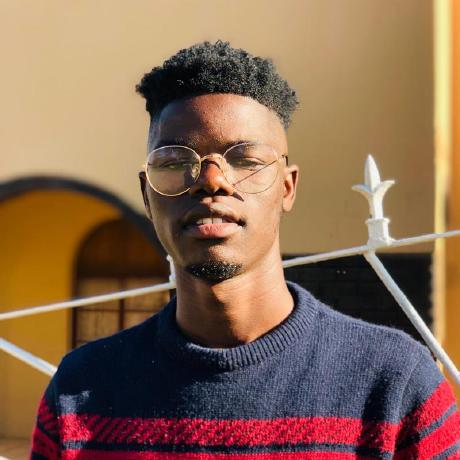
#> input picture face-x/cartoonify-v2/me.jpg, 460 x 460 px
$ python main.py
#> lines starting #> are read from the running program, lines starting #| are printed output that depends on the picture; after the words box and inside, x2 and y2 are one past the last pixel; in counts of white or black regions, pixels touching at a corner belong together
import cv2
import numpy as np

image = cv2.imread('me.jpg')
#> image is the input picture: shape (460, 460, 3); mean B, G, R 82.3, 105.4, 138
gray = cv2.cvtColor(image, cv2.COLOR_BGR2GRAY)
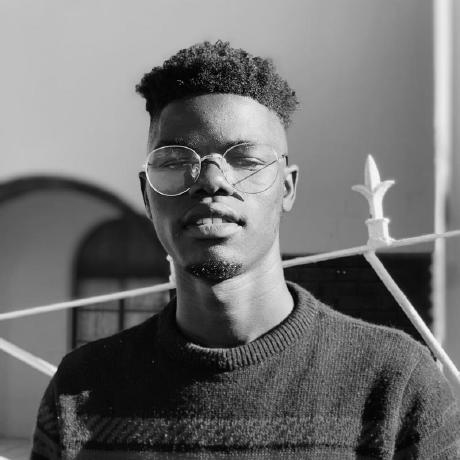
#> gray: shape (460, 460); min 0, max 254, mean 112.5
gray = cv2.medianBlur(gray, 5)
edges = cv2.adaptiveThreshold(gray, 255, cv2.ADAPTIVE_THRESH_MEAN_C, cv2.THRESH_BINARY, 9, 9)
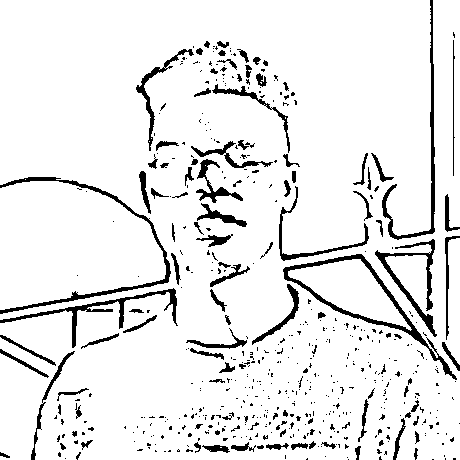
#> edges: shape (460, 460); 91.5% white; 549 black regions (444 under 20 px), largest, box (x1, y1, x2, y2) and area: (283, 254, 457, 380) 1617, (0, 177, 171, 314) 1389, (382, 0, 435, 240) 1112
color = cv2.bilateralFilter(image, 9, 250, 250)
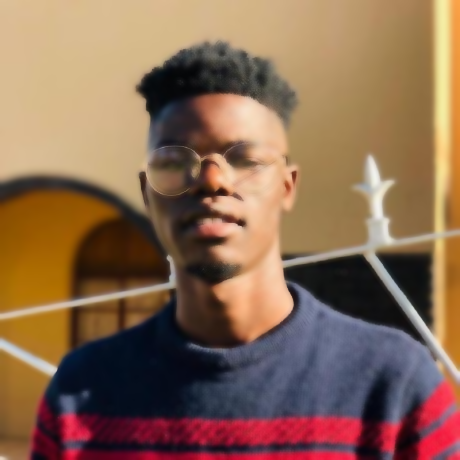
#> color: shape (460, 460, 3); mean B, G, R 82.2, 105.3, 138
cartoon = cv2.bitwise_and(color, color, mask=edges)
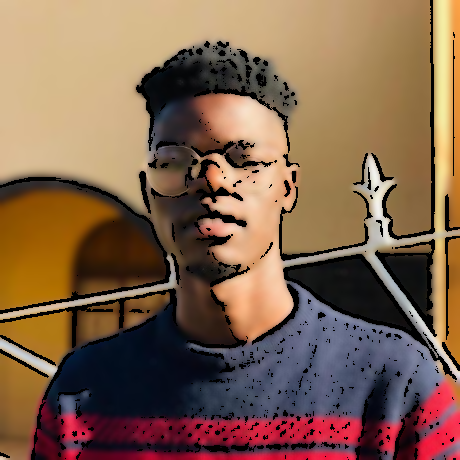
#> cartoon: shape (460, 460, 3); mean B, G, R 77.2, 99.3, 129.8

images = np.hstack([image, cartoon])
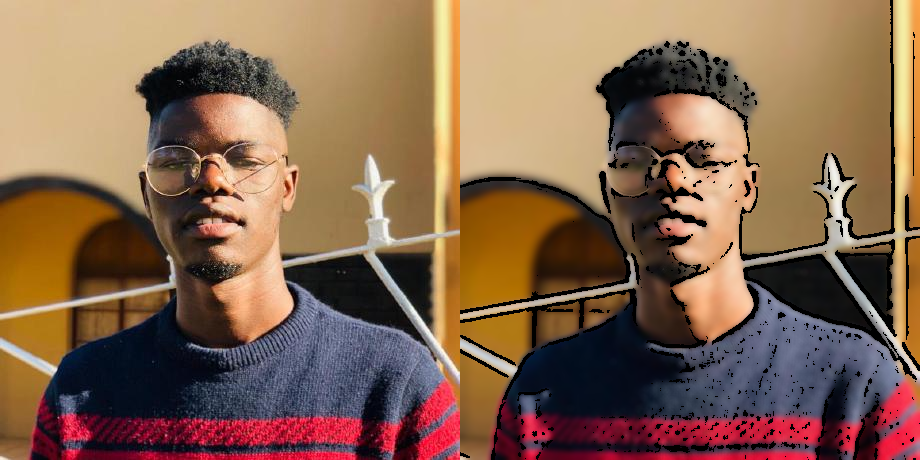
#> images: shape (460, 920, 3); mean B, G, R 79.7, 102.3, 133.9
cv2.imshow("Images", images)
cv2.waitKey(0)
cv2.destroyAllWindows()
